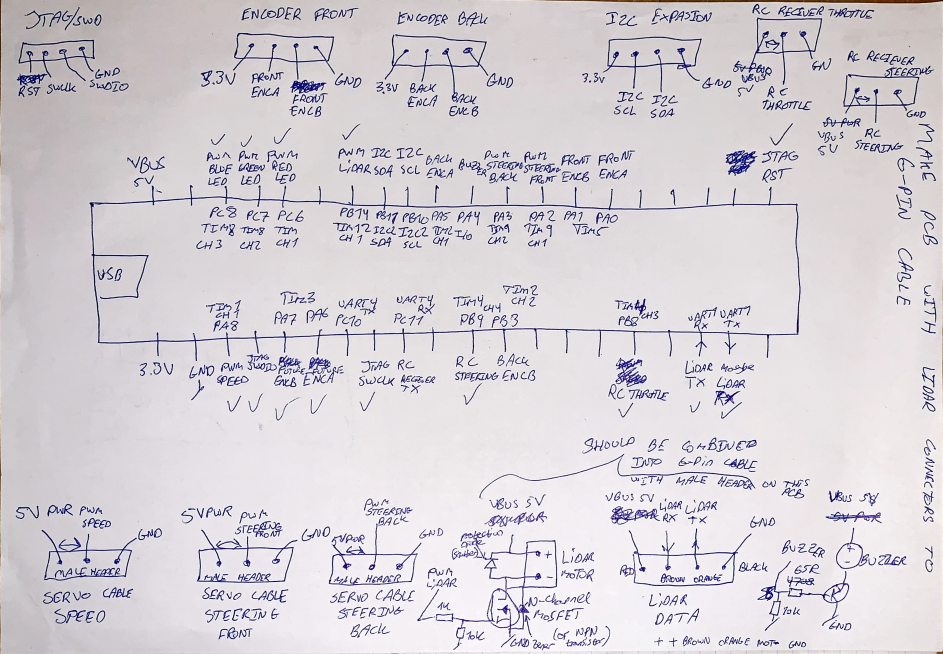
//> input picture firmware/Documentation/STM32 schematic drawing.jpg, 2829 x 1962 px, given in place of the camera (shown at 1/3 size)
$ ./OpenCV_Canny   (built with g++ and OpenCV 4)
//> lines starting //> are read from the running program, lines starting //| are printed output that depends on the picture
/* Code from https://www.e-consystems.com/Articles/Camera/opencv-jetson-using-13MP-MIPI-camera.asp */

#include <chrono>
#include <ctime>
#include <stdio.h>
#include "opencv2/opencv.hpp"
using namespace cv;
Mat frame;

int main(int, char**)
{
std::chrono::steady_clock::time_point start;
    std::chrono::system_clock::time_point now;
    std::chrono::steady_clock::time_point end;

	VideoCapture cap(1); // open the default camera - this seems to be slower than using v4l2
    //VideoCapture cap("v4l2src device=\"/dev/video0\" name=e ! video/x-raw, width=1920, height=1080, format=(string)BGR ! videoconvert ! appsink"); // open the default camera
	if(!cap.isOpened())  // check if we succeeded
		return -1;
	cap.set(CAP_PROP_FRAME_WIDTH,1920);
	cap.set(CAP_PROP_FRAME_HEIGHT,1080);

    double fps = cap.get(CAP_PROP_FPS);
    // If you do not care about backward compatibility
    // You can use the following instead for OpenCV 3
    // double fps = video.get(CAP_PROP_FPS);
    printf("Frames per second using video.get(CV_CAP_PROP_FPS) : %f\n", fps);

	Mat edges;
	namedWindow("edges", WINDOW_AUTOSIZE);
	for(;;)
	{
		start = std::chrono::steady_clock::now();
		cap >> frame; // get a new frame from camera
//> frame is the input picture: 1962 rows x 2829 cols, CV_8UC3; mean B, G, R 214.1, 208.7, 213.7
		if (frame.empty())
			break;
		cvtColor(frame, edges, COLOR_BGR2GRAY);
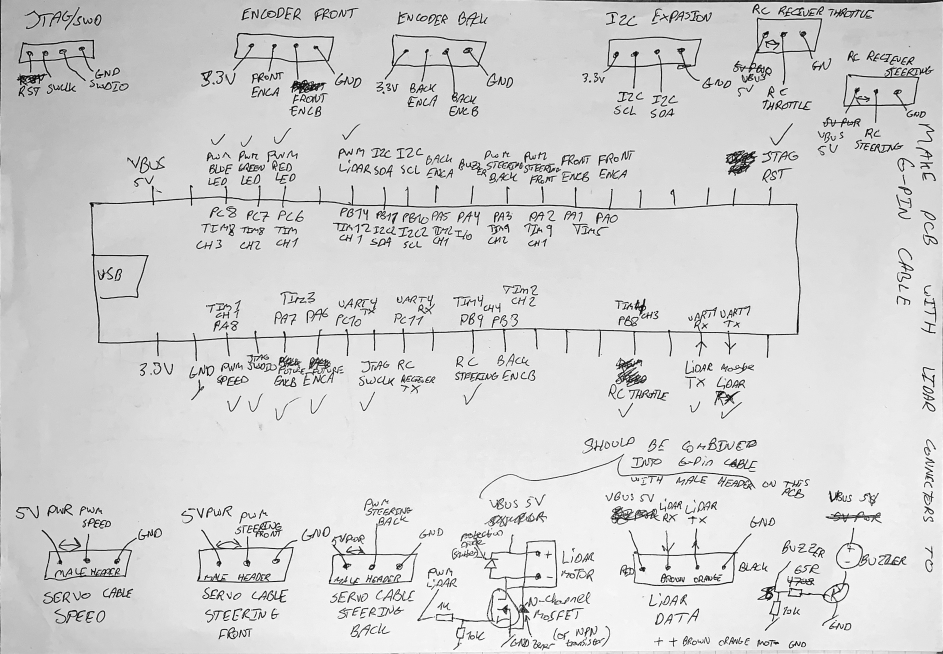
//> edges: 1962 rows x 2829 cols, CV_8UC1 (shown at 1/3 size); min 1, max 255, mean 210.8
		GaussianBlur(edges, edges, Size(7,7), 1.5, 1.5);
		Canny(edges, edges, 0, 30, 3);
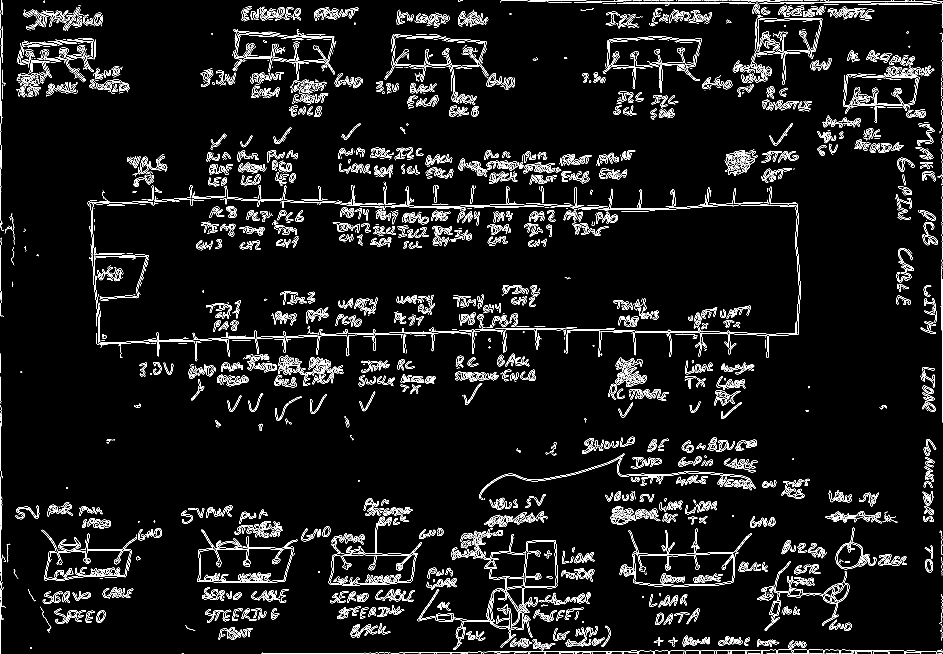
//> edges: 1962 rows x 2829 cols, CV_8UC1 (shown at 1/3 size); 4.2% white in thin lines or dots
		//imshow("edges", edges);
		//if((char)waitKey(1) == 27) break;
		end = std::chrono::steady_clock::now();
		printf("FPS: %2.2f\n", 1000000.f/std::chrono::duration_cast<std::chrono::microseconds>(end - start).count());
	}
	// the camera will be deinitialized automatically in VideoCapture destructor
	return 0;
}
